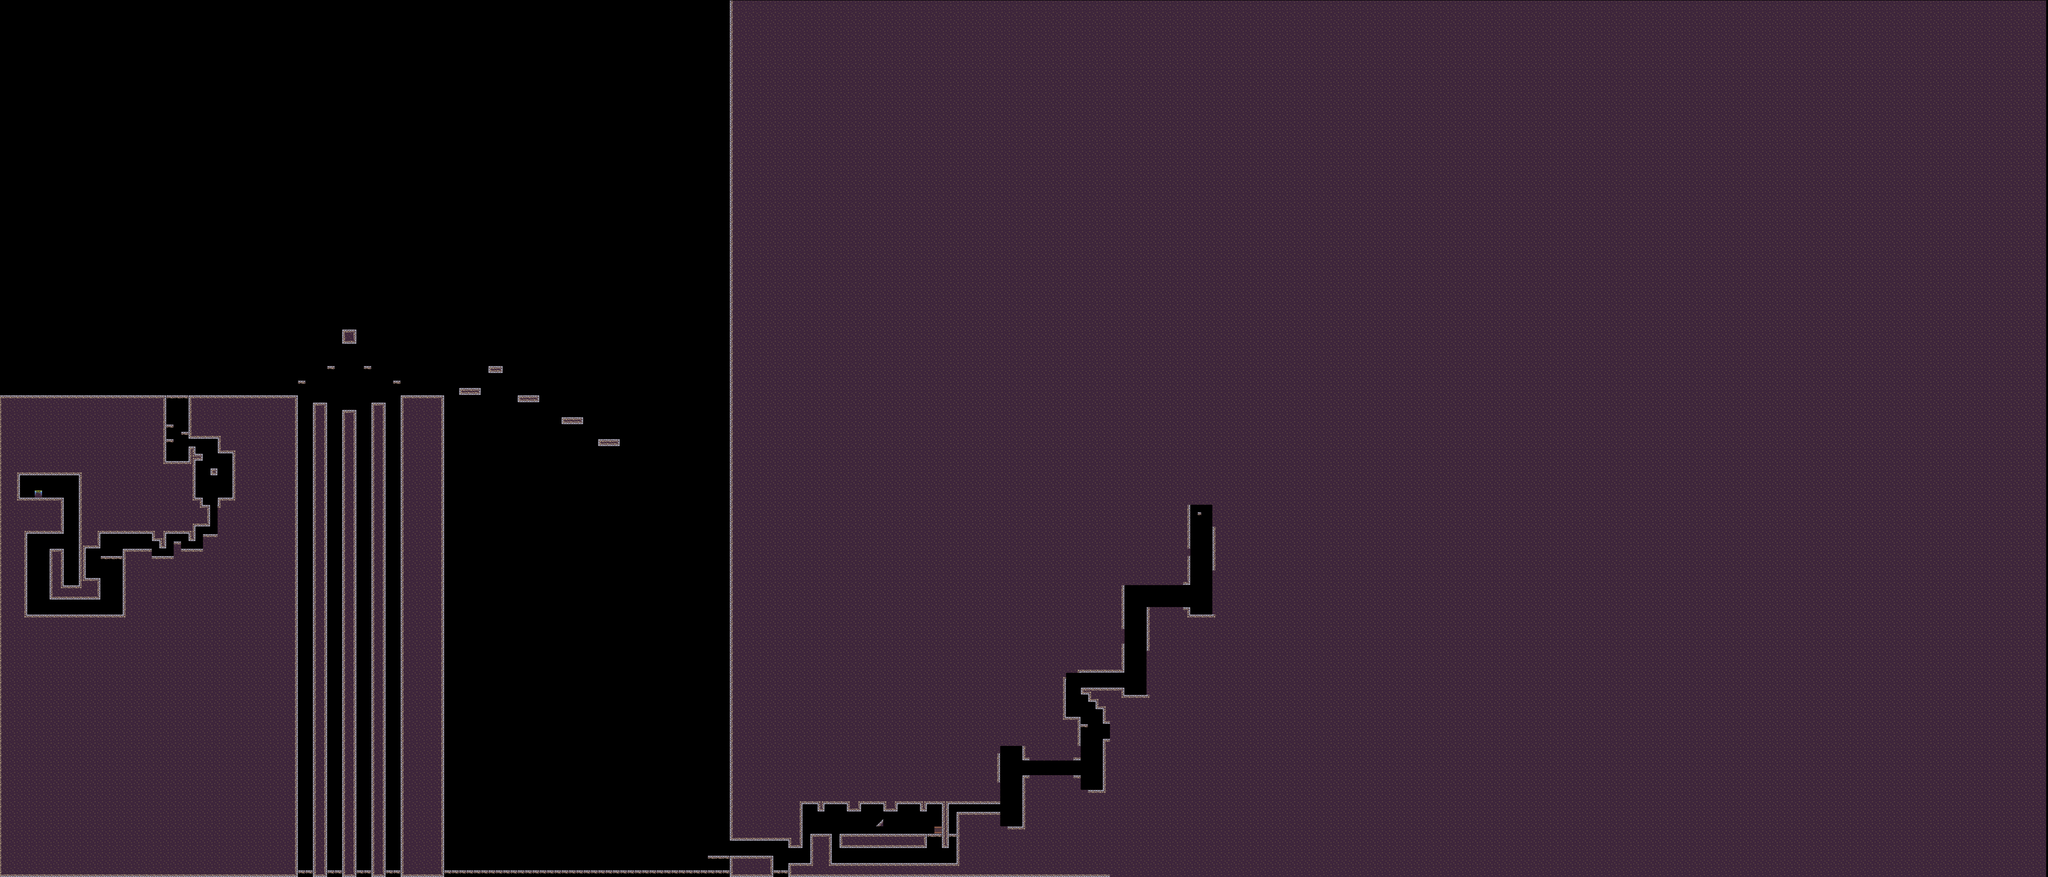

Below is a game level as drawn by its tile map, then a one-line description and the .tmx that defines it (tile-layer data replaced by summaries):
An orthogonal 280x120 tile map with 32x32 px tiles, 1 tile layer (BlockLayer1), 1 hidden layer not drawn, 3 tilesets.

<map version="1.10" tiledversion="1.11.2" orientation="orthogonal" renderorder="right-down" width="280" height="120" tilewidth="32" tileheight="32" infinite="0" nextlayerid="13" nextobjectid="1">
 <editorsettings>
  <export target="level3.csv" format="csv" />
 </editorsettings>
 <tileset firstgid="1" source="../Level1/objects.tsx" />
 <tileset firstgid="60" source="Tileset.tsx" />
 <tileset firstgid="120" source="../Level4/Combined.tsx" />
 <layer id="1" name="BlockLayer1" width="280" height="120" offsetx="-8" offsety="2">
  <data>[33600 cells, 24580 non-empty, 37 distinct tile ids]</data>
 </layer>
 <layer id="12" name="BlockLayer2" width="280" height="120" visible="0">
  <data>[33600 cells, 64 non-empty, 26 distinct tile ids]</data>
 </layer>
</map>
